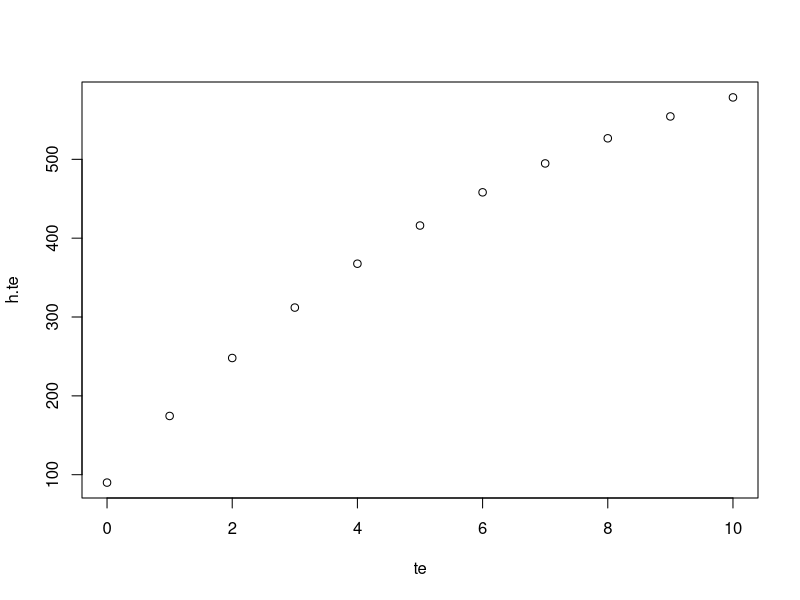
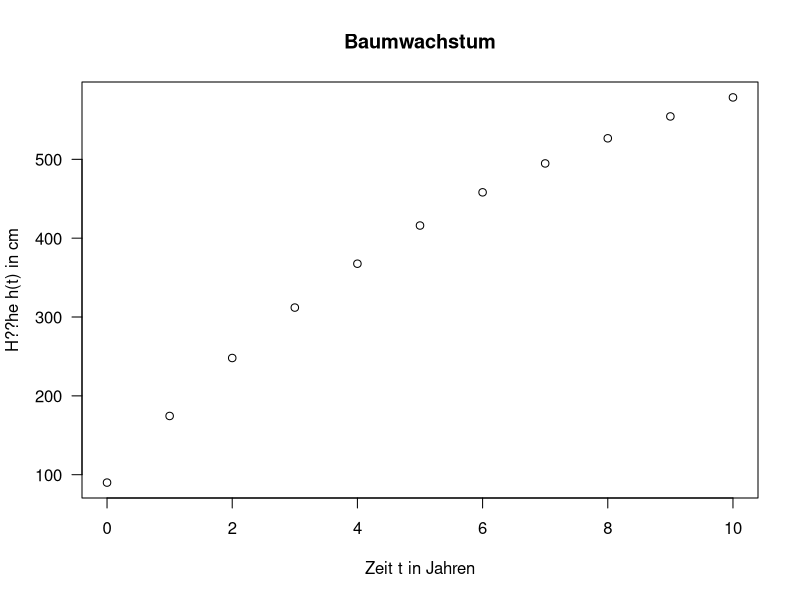
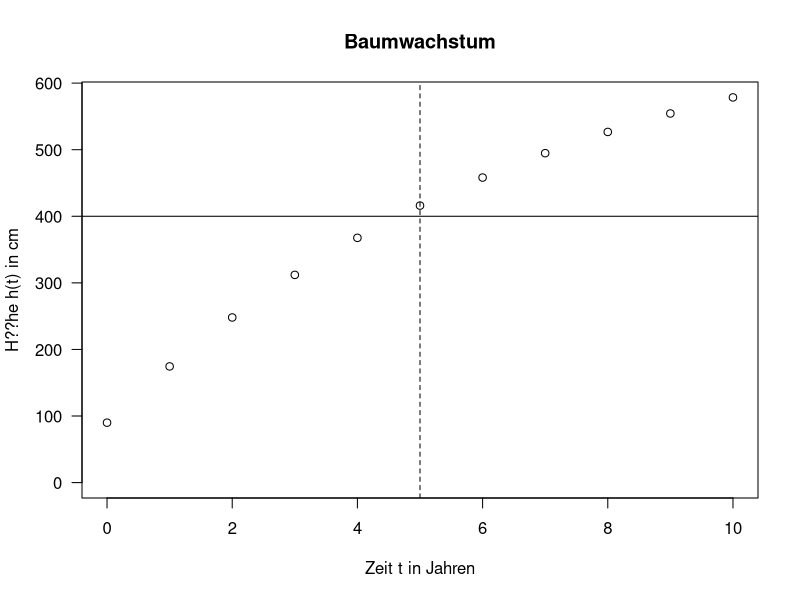
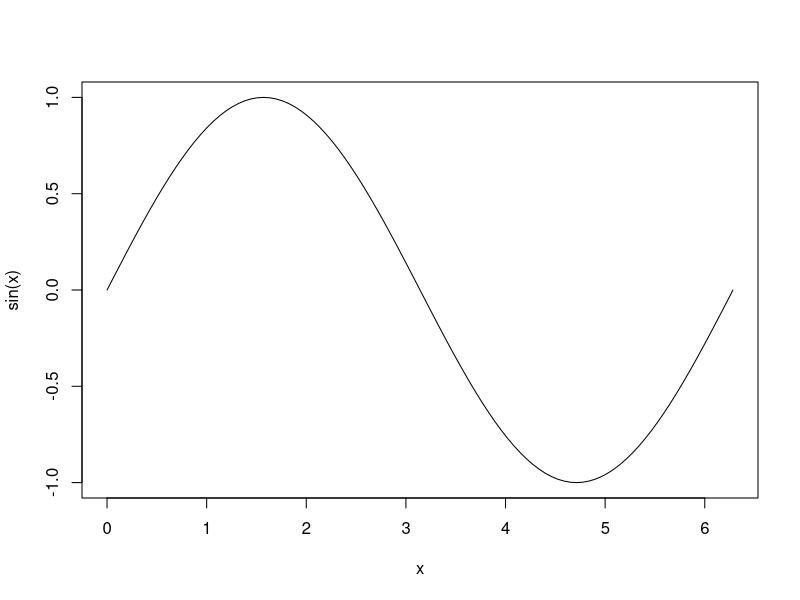
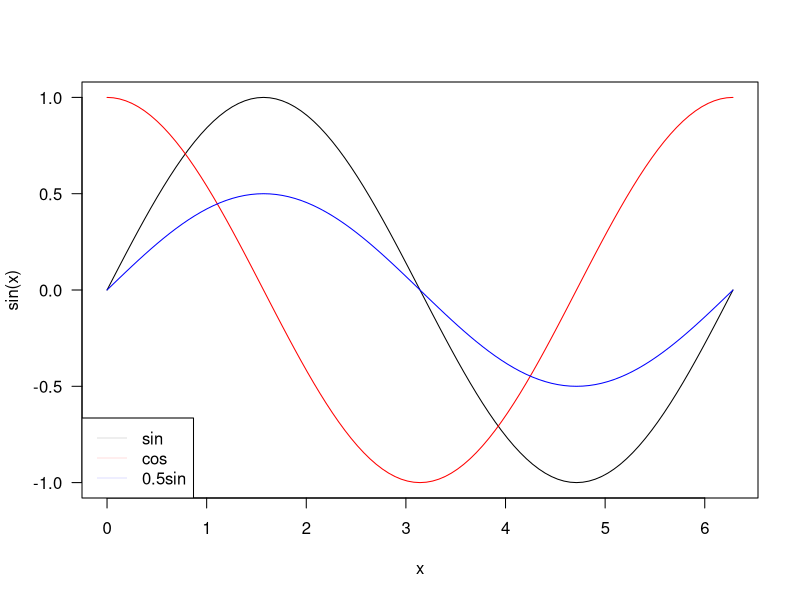
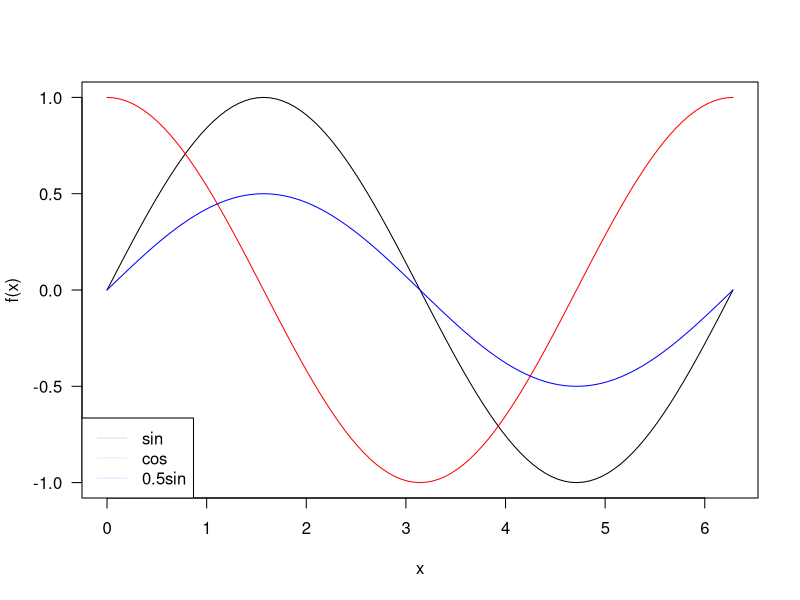

The R script that drew these images, in order:
########## Aufbaumodul Statistik

########## Blatt_0_R
########## Loesung

###### 0.5 ####################################################################
?choose

help(choose)




###### 0.6 ####################################################################

### a)

# Die einfachste Variante (bei kurzen Vektoren):
c(3, 12, 21, 30, 39)

?seq

seq(from = 3, to = 39, by = 9)

seq(from = 3, to = 39, length.out = 5)

# Es ist auch haendisch moeglich:
0:4
0:4 * 9
0:4 * 9 + 3

### b)
rep(c(6, 8), times = 5)

### c)
10:20

seq(from = 10, to = 20, by = 1)

### d)
rep(c(6, 8), each = 5)

# Es geht auch durch sortieren:
sort(rep(c(6, 8), times = 5))




###### 0.7 ####################################################################

x = 0:6
y = c(1, 2)
x + y

# Wie hat R diese Summe berechnet?


###### 0.8 ####################################################################

x = c(2, 5, 7, 3, 8, 10, 1)
y = c(8, 9, 2.5, 3, 7, 7, 1)

### a)
x[1:6]        # Auf diese Art waehlt man Teile eines Vektors aus
x[1:6]^2      # Elementweises Quaddrieren ist auch moeglich.
sum(x[1:6]^2) # sum bildet die Summe der Elemente eines Vektors.

# b)
sum(1 / x[2:5])

# c)
sum(x[1:6] + y[1:6])




###### 0.9 ####################################################################

# Wir erstellen die Matrizen genauso wie in 0.4.
A = matrix(c(2, 1, 4, 6), nrow = 2)
A
B = matrix(c(1, 8, 3, 2, 9, 4), nrow = 2)
B

# Bei der Matrix C ist es nun einfacher Sie ueber die Zeilen zu befuellen.
# Dazu gibt es das Argument byrow.
C = matrix(c(1:100, 2:101, 3:102), nrow = 3, byrow = TRUE)
C


### a)
t(C) %*% C               # t transponiert die Matrix, %*% Matrixmultiplikation.
diag(t(C) %*% C)         # diag gibt die Diagonalelement einer Matrix zurueck.
sum(diag(t(C) %*% C))    # sum kennen wir schon, die Summe der Vektoreintraege.

# b)
solve(A)                 # solve bildet die Inverse der Matrix A.
solve(A) %*% A           # Test, ob es auch wirklich stimmt.
t(solve(A))              # t wieder die Transposition.
t(solve(A)) %*% B

# c)
c(3, 4, 7) %*% t(B)      # Vektoren in R sind immer Zeilenvektoren.





###### 0.10 ###################################################################

# Zunaechst erzeugen wir einen Vektor fuer die Jahre, z.B. die ersten 10 Jahre.
te = 0:10
# Erzeuge nun die Funktionswerte an den Stellen der Jahre 0 bis 10. Man bemerke
# hier, dass auch die Potenz elementweise berechnet wird. An vielen Stellen ist
# in R dieses sogenannte vektorielle rechnen moeglich, bei dem Berechnung gleich
# fuer einen ganzen Vektor an Werten durchgefuehrt werden.
h.te = -650 * 0.87^te + 740

# Mit der Funktion plot koennen wir die Funktionswerte an den Stellen 0 bis 10
# nun zeichnen. Da wir die Funktion nur an 11 Punkten auswerten, zeichnen wir
# auch nur diese Punkte ein.
plot(te, h.te)

# Mit den Argumenten xlab und ylab, sowie main k??nnen wir Beschriftungen hinzu-
# fuegen. las dreht die Skalenbeschriftung an der vertikalen Achse.
plot(te, h.te, xlab = "Zeit t in Jahren", ylab = "H??he h(t) in cm", 
     las = 1, main = "Baumwachstum")

# Schliesslich aendern wir mit ylim noch den Zeichenbereich, weil wir den 
# Ursprung in unserer Grafik ebenfalls darstellen wollen.
plot(te, h.te, xlab = "Zeit t in Jahren", ylab = "H??he h(t) in cm", 
     las = 1, main = "Baumwachstum", ylim = c(0, max(h.te)))

# Jetzt wollen wir wissen, wann die Hoehe 400 cm ueberschritten hat.
# Dazu zeichnen wir eine horizontale Linie bei h = 400 mit dem Befehl abline und 
# dem Argument h. (h fuer horizontal)
abline(h = 400)
# Per Augenschein ist leicht zu erkennen, dass ab dem fuenften Jahr der Baum
# hoeher als 4 m ist.

# Wir fuegen deshalb noch eine gestrichelte Linie bei t = 5 hinzu. Wir verwenden
# wieder abline mit den Argumenten v (fuer vertikal) und lty = 2 damit die Linie
# nicht durchgezogen, sondern gestrichelt ist.
abline(v = 5, lty = 2)




###### 0.11 ###################################################################


### a)
# Die Funktion curve zeichnet elementare Funktionen wie zum Beispiel den
# Sinus. Mit dem Argument xlim kann ein Intervall eingeben, in dem die Funktion
# gezeichnet werden soll.
curve(sin, xlim = c(0, 2 * pi))
# Bemerkung: Man uebergibt die Funktion sin als Argument.
# Wenn Sie sin() schreiben, ist dies eine Funktionsauswertung. 
# (sogar ohne Argument, daher wird dies in einem Fehler enden.)


### b)
curve(sin, xlim = c(0, 2 * pi), las = 1)
# Das Argument dreht die Achsenmarkierungen.



### c)
# Add the cosine function by setting add = TRUE
# col = "red" changes the drawing color
curve(cos, add = TRUE, col = "red")

### d)
curve(0.5 * sin(x), add = TRUE, col = "blue")
# Jetzt muessen wir ein Argument angeben, dieses muss x sein, damit es 
# funktioniert.

### e)
# Wir fuegen noch eine Legende zur Grafik hinzu.
# "bottomleft" gibt die Position der Legende an, 
# das Argument legend ist der Text, der in der Legende stehen soll,
# wir setzten lwd auf einen Wert groesser als 0, damit Linien in der Legende
# gezeichnet werden,
# col bestimmt die Farbe dieser Linien.

legend(x = "bottomleft", legend = c("sin", "cos", "0.5sin"), 
       col = c("black", "red", "blue"), lwd = 0.1)



# Die Beschriftung der vertikalen Achse passt nun natuerlich nicht mehr, da
# Sinus, Kosinus und 0.5*Sinus dargestellt werden.
# Dies beheben wir durch einen Beschriftung der vertikalen Achse.


curve(sin, xlim = c(0, 2 * pi), ylab = "f(x)", las = 1)
curve(cos, add = TRUE, col = "red")
curve(0.5 * sin(x), add = TRUE, col = "blue")
legend(x = "bottomleft", legend = c("sin", "cos", "0.5sin"), 
       col = c("black", "red", "blue"), lwd = 0.1)
